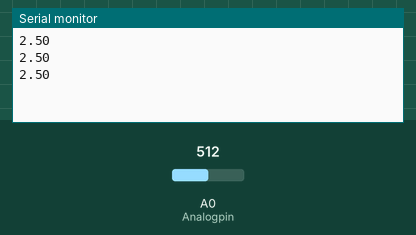
Bench run of a sketch on a simulated Arduino Uno, built with avr-gcc and run on an emulated ATmega328P. Parts: the last lines printed to the serial monitor. The test bench sets the inputs (shaded band); at power-on: A0 (Analogpin) = 512.

Above: at 1.3 s.
1.4 s: A0 (Analogpin) set to 716
At 1.9 s:
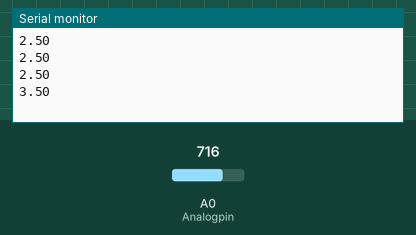
2.9 s: A0 (Analogpin) set to 900
At 3.4 s:
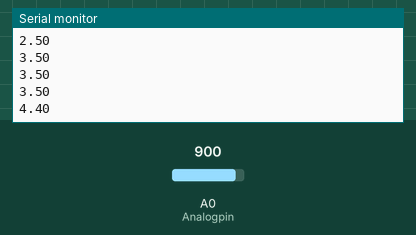
Timing chart, 0 to 5.9 s (numbered marks = the images above; inputs shaded):
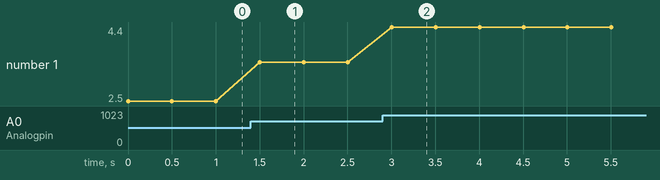

Measured:
- after the input at 1.4 s, the serial monitor: prints a new line after 0.10 s (image 1)
- after the input at 2.9 s, the serial monitor: prints a new line after 0.10 s (image 2)
- plotted number 1: 2.5 → 3.5 after the input at 1.4 s, 3.5 → 4.4 after the input at 2.9 s

The sketch:

FindVoltage.ino
```cpp
int Analogpin=A0;
int DelayTime=500;
int Value;
float Voltage;
void setup() {
    pinMode(Analogpin,INPUT);
    Serial.begin(9600);
}
void loop() {
    Value = analogRead(Analogpin);
    Voltage = (5./1023.)*Value;
    Serial.println(Voltage);
    delay(DelayTime);
}
```
